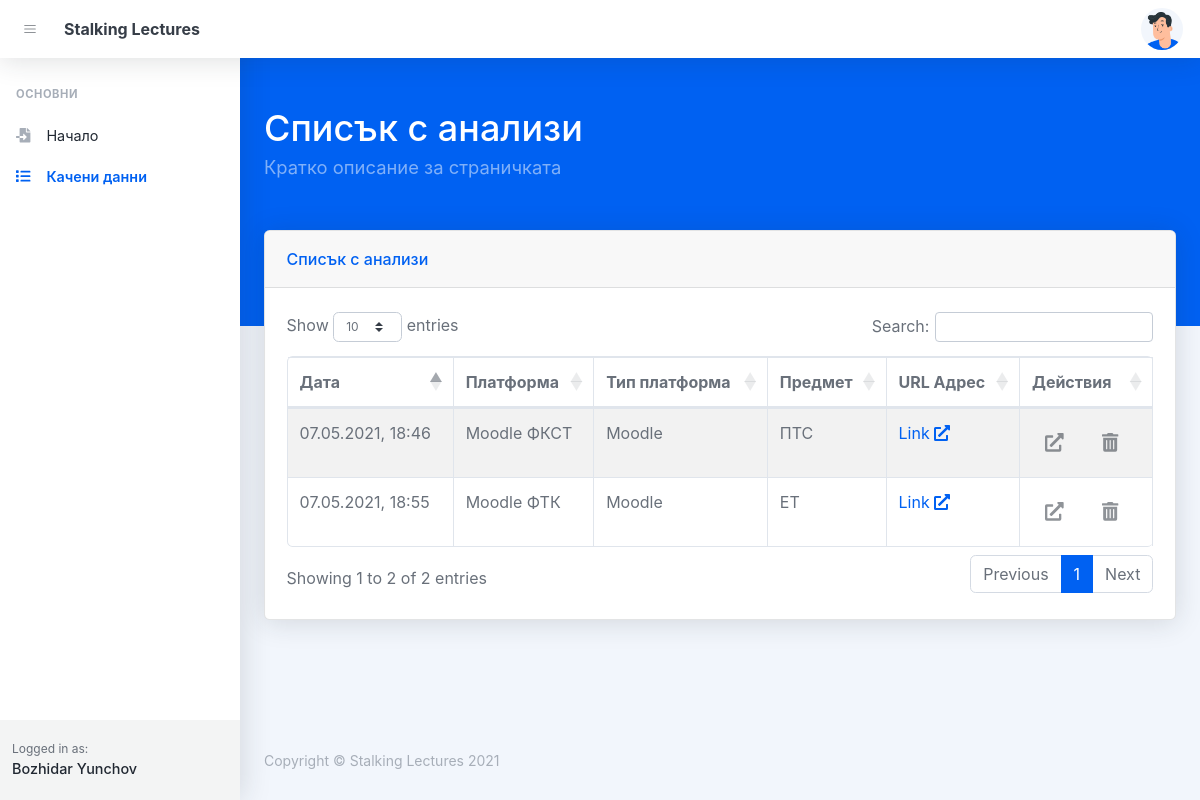
The page /analysis/ (signed in) on the database its author committed.
### api/models.py (models this page shows, shortened)
class Upload(models.Model):
    user = models.ForeignKey(User, on_delete=models.CASCADE)
    platform_name = models.CharField(max_length=255)
    platform_type = models.CharField(max_length=255)
    platform_url = models.URLField(max_length=512)
    course_name = models.CharField(max_length=255)
    application_field = models.CharField(max_length=255, choices=appl_field_sl, default=appl_field_sl[0][1][0][0][0])
    date_added = models.DateTimeField(auto_now_add=True)

### frontend/views.py (the view)
# urls.py: path('analysis/', views.analysis_list_view, name='analysis'),
@login_required
def analysis_list_view(request):
    context = {}
    context['uploaded_analysis'] = Upload.objects.filter(user=request.user).order_by('-date_added')
    return render(request, 'frontend/pages/analysis.html', context)

### templates/frontend/pages/analysis.html (shortened to what this page needs)
{% extends 'frontend/base.html' %}
{% block header %}Списък с анализи{% endblock %}
{% block header_desc %}Кратко описание за страничката{% endblock %}
{% block content %}
<div class="container mt-n10">
  <div class="row">
    <div class="col">
      <div class="card h-100">
        <div class="card-header">Списък с анализи</div>
        <div class="card-body h-100 d-flex flex-column justify-content-center py-5 py-xl-4">
          <table id="analisysListTable" class="table table-striped table-bordered table-responsive-sm rounded" style="width: 100%;"
            cellspacing="0">
            <thead>
              <tr>
                <th>Дата</th>
                <th>Платформа</th>
                <th>Тип платформа</th>
                <th>Предмет</th>
                <th>URL Адрес</th>
                <th>Действия</th>
              </tr>
            </thead>
            <tbody>
              {% for row in uploaded_analysis %}
              <tr>
                <td>{{ row.date_added|date:"d.m.Y, H:i" }}</td>
                <td>{{ row.platform_name }}</td>
                <td>{{ row.platform_type }}</td>
                <td>{{ row.course_name }}</td>
                <td>
                  <a href="{{ row.platform_url }}" target="_blank">Link <i class="fas fa-external-link-alt"></i></a>
                </td>
                <td>
                  <a href="{% url 'analysis_item' row.pk %}"
                    class="btn btn-datatable btn-icon btn-transparent-dark mr-2">
                    <i class="fas fa-external-link-alt fa-lg"></i></a>
                  <a href="{% url 'analysis_item' row.pk %}" class="btn btn-datatable btn-icon btn-transparent-dark">
                    <i class="fas fa-trash-alt fa-lg"></i></a>
                </td>
              </tr>
              {% endfor %}
            </tbody>
          </table>
        </div>
      </div>
    </div>
  </div>
</div>
{% endblock %}
{% block styles %}
<link rel="stylesheet" href="https://cdn.datatables.net/1.10.24/css/dataTables.bootstrap4.min.css">
{% endblock %}

### templates/frontend/sidenav_menu.html
<nav class="sidenav shadow-right sidenav-light">
    <div class="sidenav-menu">
        <div class="nav accordion" id="accordionSidenav">
            <div class="sidenav-menu-heading">Основни</div>
            <a class="nav-link" href="{% url 'home' %}">
                <div class="nav-link-icon"><i class="fas fa-file-import"></i></div>
                Начало
            </a>
            <a class="nav-link" href="{% url 'analysis' %}">
                <div class="nav-link-icon"><i class="fas fa-list"></i></div>
                Качени данни
            </a>
        </div>
    </div>
    <div class="sidenav-footer">
        <div class="sidenav-footer-content">
            <div class="sidenav-footer-subtitle">Logged in as:</div>
            <div class="sidenav-footer-title">{{user.first_name}} {{user.last_name}}</div>
        </div>
    </div>
</nav>

### rows shown on the page
Upload: date_added "07.05.2021, 18:55", platform_name "Moodle ФТК", platform_type "Moodle", course_name "ЕТ"
Upload: date_added "07.05.2021, 18:46", platform_name "Moodle ФКСТ", platform_type "Moodle", course_name "ПТС"

### other values the page prints
{{ user.first_name }} "Bozhidar"
{{ user.last_name }} "Yunchov"
